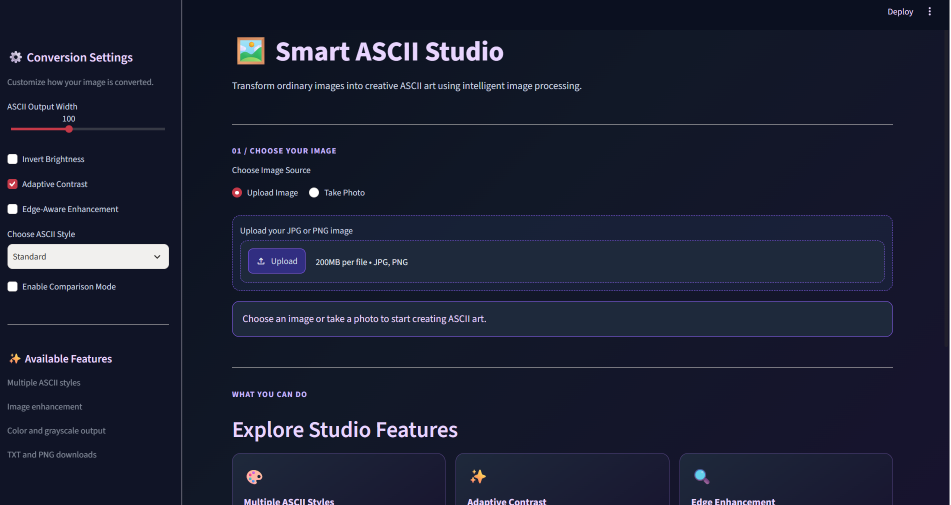
#> input picture shreenshots/main interface.png, 1902 x 1010 px (shown at 1/2 size)
$ python -i ascii_converter.py   (imports and definitions only)
#> lines starting #> are read from the running program, lines starting #| are printed output that depends on the picture
#> further down, picture is the input picture: PIL image 1902x1010 RGBA; mean R, G, B, A 26.8, 31.3, 50.1, 255
from PIL import Image, ImageOps, ImageFilter
import numpy as np

# Different ASCII character styles
ASCII_STYLES = {
    "Standard": "@%#*+=-:. ",
    "Detailed": "$@B%8&WM#*oahkbdpqwmZO0QLCJUYXzcvunxrjft/\\|()1{}[]?-_+~<>i!lI;:,\"^`'. ",
    "Simple": "#*:. ",
    "Blocks": "█▓▒░ "
}

def load_image(image):
    image = ImageOps.exif_transpose(image)
    return image.convert("RGB")


def preprocess_image(
    image,
    width=100,
    auto_contrast=True,
    edge_enhance=False
):
#> called with width = 100, auto_contrast = True, edge_enhance = False
    gray = image.convert("L")
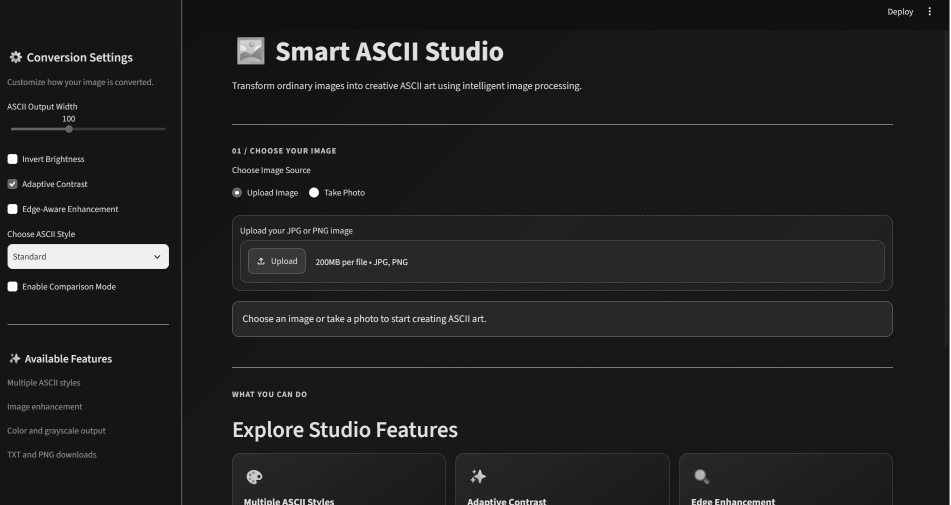
#> gray: PIL image 1902x1010 L (shown at 1/2 size); min 16, max 255, mean 32.2

    if auto_contrast:
        gray = ImageOps.autocontrast(gray)

    if edge_enhance:
        edges = gray.filter(ImageFilter.FIND_EDGES)
        edges = ImageOps.autocontrast(edges)
        edges = ImageOps.invert(edges)
        gray = Image.blend(gray, edges, 0.25)

    aspect_ratio = gray.height / gray.width
#> aspect_ratio = 0.531
    height = max(1, int(width * aspect_ratio * 0.5))
#> height = 26

    return gray.resize(
        (width, height),
        Image.Resampling.LANCZOS
    )
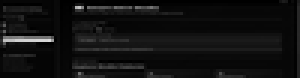
#> returned value: PIL image 100x26 L (shown 3 times larger); min 0, max 217, mean 16.8


# [40 lines left out: function convert_to_ascii, not called in this run]

>>> from PIL import Image
>>> picture = Image.open('shreenshots/main interface.png')
>>> result = preprocess_image(picture)
